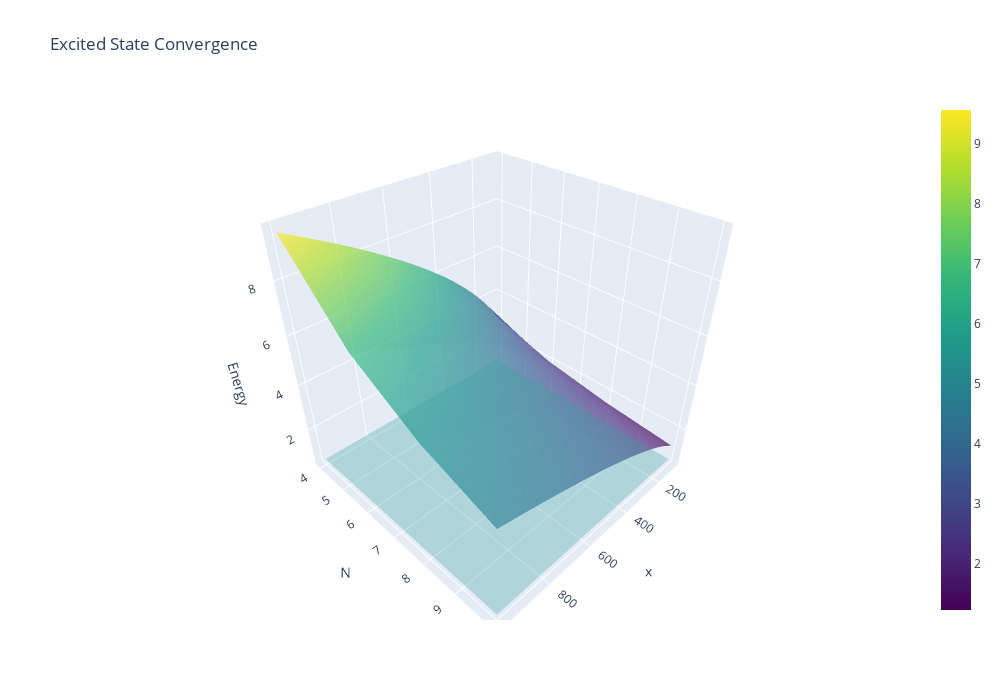

The notebook cell this image was saved under:
### Markdown cell above
# Excited State Convergence

### Code cell
fig = go.Figure(data=[go.Surface(x=x_val, y=qubits, z=w1, opacity=0.7, colorscale='Viridis'), 
                      go.Surface(x=x_val, y=qubits, z=np.full([n_res, x_res], 1/np.sqrt(np.pi)), opacity=0.3, showscale=False, colorscale='Viridis')])

fig.update_layout(title='Excited State Convergence',
                   autosize=False,
                  width=1000, height=700,
                 scene = dict(
                    xaxis_title='x',
                    yaxis_title='N',
                    zaxis_title='Energy'))
fig.show()
